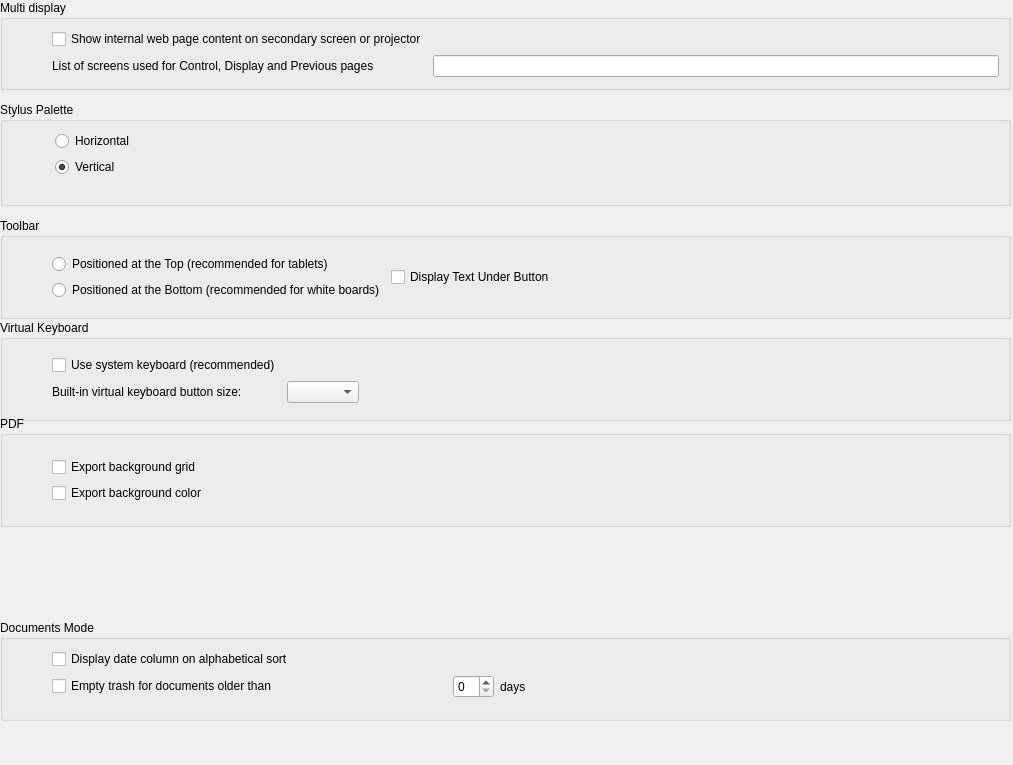
         <widget class="QWidget" name="scrollAreaWidgetContents">
          <property name="geometry">
           <rect>
            <x>0</x>
            <y>-285</y>
            <width>1013</width>
            <height>765</height>
           </rect>
          </property>
          <property name="minimumSize">
           <size>
            <width>783</width>
            <height>765</height>
           </size>
          </property>
          <widget class="QGroupBox" name="PDFGroupBox">
           <property name="geometry">
            <rect>
             <x>0</x>
             <y>416</y>
             <width>1011</width>
             <height>111</height>
            </rect>
           </property>
           <property name="sizePolicy">
            <sizepolicy hsizetype="MinimumExpanding" vsizetype="Expanding">
             <horstretch>0</horstretch>
             <verstretch>0</verstretch>
            </sizepolicy>
           </property>
           <property name="title">
            <string>PDF</string>
           </property>
           <layout class="QGridLayout" name="gridLayout_13">
            <item row="0" column="1" colspan="2">
             <layout class="QGridLayout" name="PDFGridLayout">
              <item row="3" column="0">
               <widget class="QCheckBox" name="exportBackgroundGrid">
                <property name="text">
                 <string>Export background grid</string>
                </property>
               </widget>
              </item>
              <item row="4" column="0">
               <widget class="QCheckBox" name="exportBackgroundColor">
                <property name="text">
                 <string>Export background color</string>
                </property>
               </widget>
              </item>
             </layout>
            </item>
            <item row="0" column="0">
             <spacer name="horizontalSpacer_11">
              <property name="orientation">
               <enum>Qt::Horizontal</enum>
              </property>
              <property name="sizeType">
               <enum>QSizePolicy::Preferred</enum>
              </property>
              <property name="sizeHint" stdset="0">
               <size>
                <width>40</width>
                <height>20</height>
               </size>
              </property>
             </spacer>
            </item>
            <item row="0" column="3">
             <spacer name="horizontalSpacer_12">
              <property name="orientation">
               <enum>Qt::Horizontal</enum>
              </property>
              <property name="sizeHint" stdset="0">
               <size>
                <width>40</width>
                <height>20</height>
               </size>
              </property>
             </spacer>
            </item>
           </layout>
          </widget>
          <widget class="QGroupBox" name="keyboardGroupBox">
           <property name="geometry">
            <rect>
             <x>0</x>
             <y>320</y>
             <width>1011</width>
             <height>101</height>
            </rect>
           </property>
           <property name="sizePolicy">
            <sizepolicy hsizetype="MinimumExpanding" vsizetype="Expanding">
             <horstretch>0</horstretch>
             <verstretch>0</verstretch>
            </sizepolicy>
           </property>
           <property name="title">
            <string>Virtual Keyboard</string>
           </property>
           <layout class="QGridLayout" name="gridLayout_21">
            <item row="0" column="1">
             <layout class="QGridLayout" name="oskGridLayout">
              <item row="3" column="1">
               <widget class="QComboBox" name="keyboardPaletteKeyButtonSize"/>
              </item>
              <item row="3" column="0">
               <widget class="QLabel" name="keyboardPaletteKeyButtonSize_Label">
                <property name="text">
                 <string>Built-in virtual keyboard button size:</string>
                </property>
               </widget>
              </item>
              <item row="2" column="0">
               <widget class="QCheckBox" name="useSystemOSKCheckBox">
                <property name="text">
                 <string>Use system keyboard (recommended)</string>
                </property>
               </widget>
              </item>
             </layout>
            </item>
            <item row="0" column="0">
             <spacer name="horizontalSpacer">
              <property name="orientation">
               <enum>Qt::Horizontal</enum>
              </property>
              <property name="sizeType">
               <enum>QSizePolicy::Preferred</enum>
              </property>
              <property name="sizeHint" stdset="0">
               <size>
                <width>40</width>
                <height>20</height>
               </size>
              </property>
             </spacer>
            </item>
            <item row="0" column="2">
             <spacer name="horizontalSpacer_2">
              <property name="orientation">
               <enum>Qt::Horizontal</enum>
              </property>
              <property name="sizeHint" stdset="0">
               <size>
                <width>40</width>
                <height>20</height>
               </size>
              </property>
             </spacer>
            </item>
           </layout>
          </widget>
          <widget class="QGroupBox" name="documentsGroupBox">
           <property name="geometry">
            <rect>
             <x>0</x>
             <y>620</y>
             <width>1011</width>
             <height>101</height>
            </rect>
           </property>
           <property name="sizePolicy">
            <sizepolicy hsizetype="MinimumExpanding" vsizetype="Expanding">
             <horstretch>0</horstretch>
             <verstretch>0</verstretch>
            </sizepolicy>
           </property>
           <property name="title">
            <string>Documents Mode</string>
           </property>
           <layout class="QGridLayout" name="gridLayout_19">
            <item row="0" column="1">
             <layout class="QGridLayout" name="gridLayout_18">
              <item row="0" column="1">
               <widget class="QCheckBox" name="showDateColumnOnAlphabeticalSort">
                <property name="sizePolicy">
                 <sizepolicy hsizetype="Expanding" vsizetype="Preferred">
                  <horstretch>0</horstretch>
                  <verstretch>0</verstretch>
                 </sizepolicy>
                </property>
                <property name="text">
                 <string>Display date column on alphabetical sort</string>
                </property>
               </widget>
              </item>
              <item row="3" column="1">
               <widget class="QCheckBox" name="emptyTrashForOlderDocuments">
                <property name="text">
                 <string>Empty trash for documents older than</string>
                </property>
               </widget>
              </item>
              <item row="3" column="2">
               <widget class="QSpinBox" name="emptyTrashDaysValue"/>
              </item>
              <item row="3" column="3">
               <widget class="QLabel" name="emptyTrashDaysLabel">
                <property name="text">
                 <string>days</string>
                </property>
               </widget>
              </item>
             </layout>
            </item>
            <item row="0" column="0" rowspan="2">
             <spacer name="horizontalSpacer_9">
              <property name="orientation">
               <enum>Qt::Horizontal</enum>
              </property>
              <property name="sizeType">
               <enum>QSizePolicy::Fixed</enum>
              </property>
              <property name="sizeHint" stdset="0">
               <size>
                <width>40</width>
                <height>20</height>
               </size>
              </property>
             </spacer>
            </item>
            <item row="0" column="2">
             <spacer name="horizontalSpacer_10">
              <property name="orientation">
               <enum>Qt::Horizontal</enum>
              </property>
              <property name="sizeHint" stdset="0">
               <size>
                <width>40</width>
                <height>20</height>
               </size>
              </property>
             </spacer>
            </item>
           </layout>
          </widget>
          <widget class="QGroupBox" name="toolbarGroupBox">
           <property name="geometry">
            <rect>
             <x>0</x>
             <y>218</y>
             <width>1011</width>
             <height>101</height>
            </rect>
           </property>
           <property name="sizePolicy">
            <sizepolicy hsizetype="MinimumExpanding" vsizetype="Expanding">
             <horstretch>0</horstretch>
             <verstretch>0</verstretch>
            </sizepolicy>
           </property>
           <property name="title">
            <string>Toolbar</string>
           </property>
           <layout class="QGridLayout" name="gridLayout_9">
            <item row="0" column="3">
             <spacer name="toolbarRSpacer">
              <property name="orientation">
               <enum>Qt::Horizontal</enum>
              </property>
              <property name="sizeType">
               <enum>QSizePolicy::Expanding</enum>
              </property>
              <property name="sizeHint" stdset="0">
               <size>
                <width>40</width>
                <height>20</height>
               </size>
              </property>
             </spacer>
            </item>
            <item row="0" column="2">
             <widget class="QCheckBox" name="toolbarDisplayTextCheckBox">
              <property name="text">
               <string>Display Text Under Button</string>
              </property>
             </widget>
            </item>
            <item row="0" column="1">
             <layout class="QGridLayout" name="gridLayout_10">
              <item row="1" column="0">
               <widget class="QRadioButton" name="toolbarAtBottomRadioButton">
                <property name="text">
                 <string>Positioned at the Bottom (recommended for white boards)</string>
                </property>
               </widget>
              </item>
              <item row="0" column="0">
               <widget class="QRadioButton" name="toolbarAtTopRadioButton">
                <property name="text">
                 <string>Positioned at the Top (recommended for tablets)</string>
                </property>
               </widget>
              </item>
             </layout>
            </item>
            <item row="0" column="0">
             <spacer name="toolbarLSpacer">
              <property name="orientation">
               <enum>Qt::Horizontal</enum>
              </property>
              <property name="sizeType">
               <enum>QSizePolicy::Preferred</enum>
              </property>
              <property name="sizeHint" stdset="0">
               <size>
                <width>40</width>
                <height>20</height>
               </size>
              </property>
             </spacer>
            </item>
           </layout>
          </widget>
          <widget class="QGroupBox" name="stylusPaletteGroupBox">
           <property name="geometry">
            <rect>
             <x>0</x>
             <y>102</y>
             <width>1011</width>
             <height>104</height>
            </rect>
           </property>
           <property name="minimumSize">
            <size>
             <width>0</width>
             <height>0</height>
            </size>
           </property>
           <property name="title">
            <string>Stylus Palette</string>
           </property>
           <layout class="QGridLayout" name="gridLayout_14">
            <property name="leftMargin">
             <number>12</number>
            </property>
            <item row="0" column="1">
             <layout class="QGridLayout" name="gridLayout_5">
              <property name="sizeConstraint">
               <enum>QLayout::SetDefaultConstraint</enum>
              </property>
              <item row="0" column="0">
               <widget class="QRadioButton" name="horizontalChoice">
                <property name="sizePolicy">
                 <sizepolicy hsizetype="Minimum" vsizetype="Fixed">
                  <horstretch>1</horstretch>
                  <verstretch>0</verstretch>
                 </sizepolicy>
                </property>
                <property name="minimumSize">
                 <size>
                  <width>0</width>
                  <height>0</height>
                 </size>
                </property>
                <property name="text">
                 <string>Horizontal</string>
                </property>
                <property name="checked">
                 <bool>false</bool>
                </property>
               </widget>
              </item>
              <item row="1" column="0">
               <widget class="QRadioButton" name="verticalChoice">
                <property name="text">
                 <string>Vertical</string>
                </property>
                <property name="checked">
                 <bool>true</bool>
                </property>
               </widget>
              </item>
              <item row="2" column="0">
               <spacer name="verticalSpacer_5">
                <property name="orientation">
                 <enum>Qt::Vertical</enum>
                </property>
                <property name="sizeHint" stdset="0">
                 <size>
                  <width>20</width>
                  <height>40</height>
                 </size>
                </property>
               </spacer>
              </item>
             </layout>
            </item>
            <item row="0" column="0">
             <spacer name="horizontalSpacer_4">
              <property name="orientation">
               <enum>Qt::Horizontal</enum>
              </property>
              <property name="sizeType">
               <enum>QSizePolicy::Preferred</enum>
              </property>
              <property name="sizeHint" stdset="0">
               <size>
                <width>40</width>
                <height>20</height>
               </size>
              </property>
             </spacer>
            </item>
            <item row="0" column="2">
             <spacer name="horizontalSpacer_3">
              <property name="orientation">
               <enum>Qt::Horizontal</enum>
              </property>
              <property name="sizeType">
               <enum>QSizePolicy::Preferred</enum>
              </property>
              <property name="sizeHint" stdset="0">
               <size>
                <width>40</width>
                <height>20</height>
               </size>
              </property>
             </spacer>
            </item>
           </layout>
          </widget>
          <widget class="QGroupBox" name="multiDisplayGroupBox">
           <property name="geometry">
            <rect>
             <x>0</x>
             <y>0</y>
             <width>1011</width>
             <height>90</height>
            </rect>
           </property>
           <property name="title">
            <string>Multi display</string>
           </property>
           <layout class="QGridLayout" name="gridLayout_2">
            <item row="2" column="4">
             <widget class="UBScreenListLineEdit" name="screenList">
              <property name="clearButtonEnabled">
               <bool>true</bool>
              </property>
             </widget>
            </item>
            <item row="2" column="2">
             <widget class="QLabel" name="screenList_label">
              <property name="text">
               <string>List of screens used for Control, Display and Previous pages</string>
              </property>
             </widget>
            </item>
            <item row="1" column="0">
             <spacer name="mirroringLSpacer">
              <property name="orientation">
               <enum>Qt::Horizontal</enum>
              </property>
              <property name="sizeType">
               <enum>QSizePolicy::Preferred</enum>
              </property>
              <property name="sizeHint" stdset="0">
               <size>
                <width>40</width>
                <height>20</height>
               </size>
              </property>
             </spacer>
            </item>
            <item row="1" column="2">
             <widget class="QCheckBox" name="displayBrowserPageCheckBox">
              <property name="text">
               <string>Show internal web page content on secondary screen or projector</string>
              </property>
             </widget>
            </item>
            <item row="1" column="4">
             <spacer name="mirroringRSpacer">
              <property name="orientation">
               <enum>Qt::Horizontal</enum>
              </property>
              <property name="sizeHint" stdset="0">
               <size>
                <width>40</width>
                <height>20</height>
               </size>
              </property>
             </spacer>
            </item>
           </layout>
          </widget>
         </widget>
